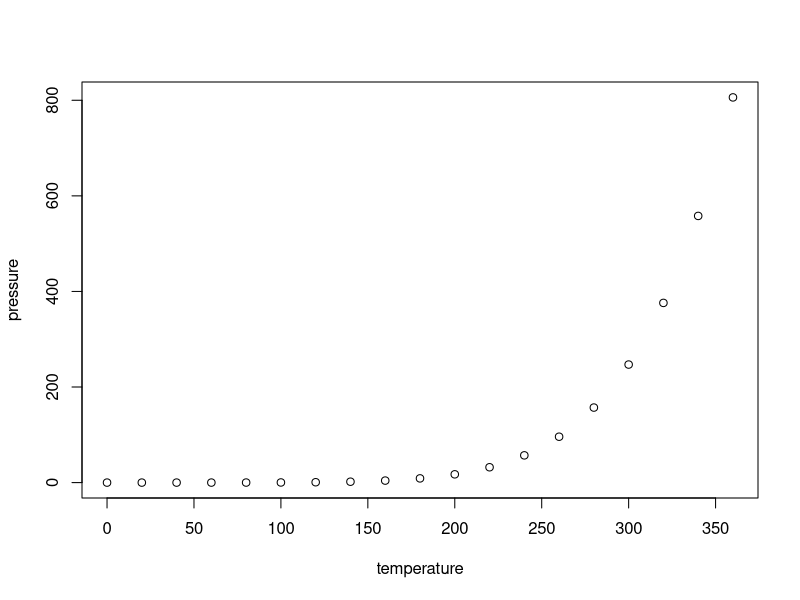
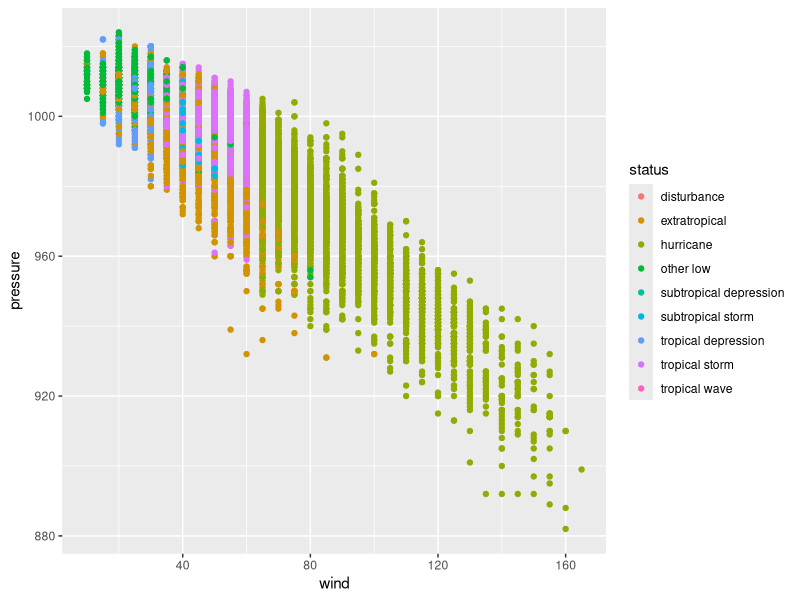
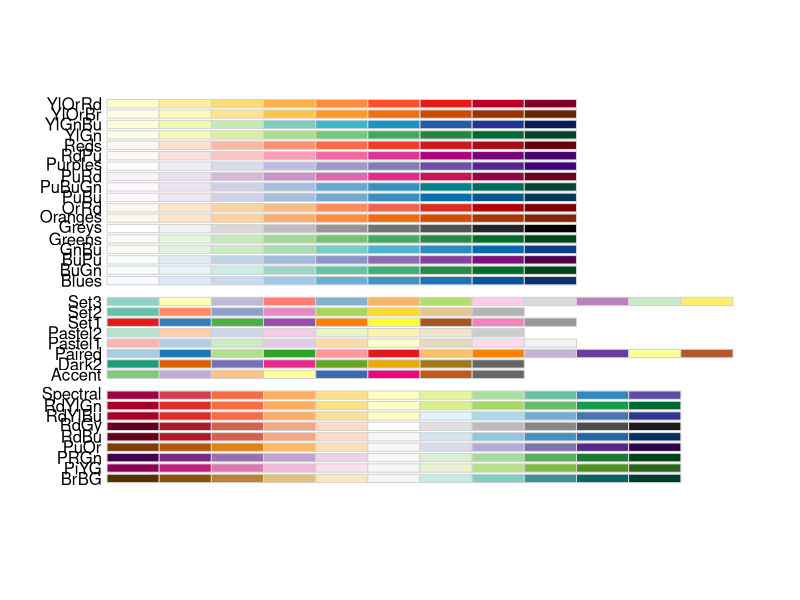
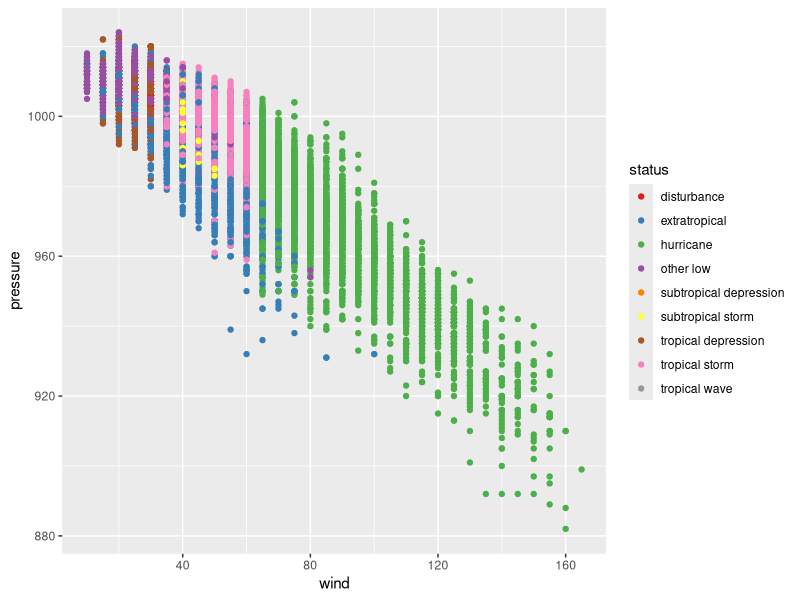
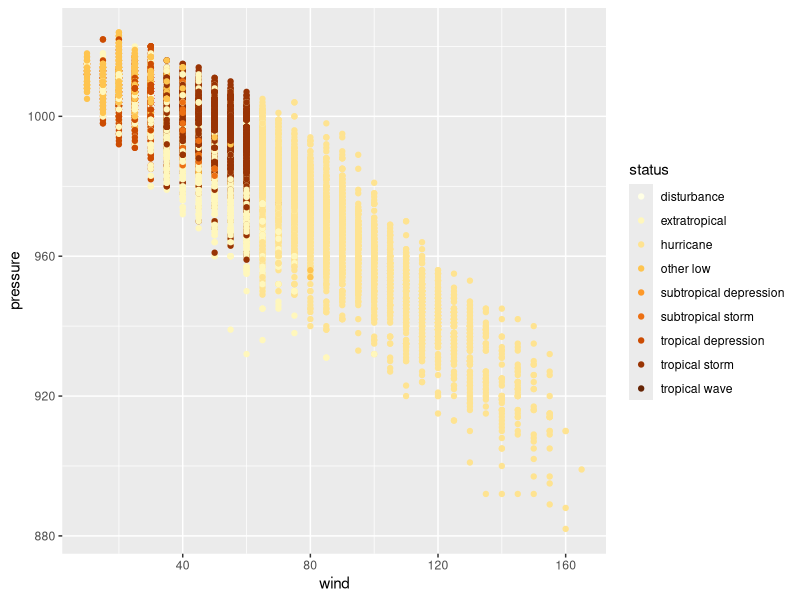
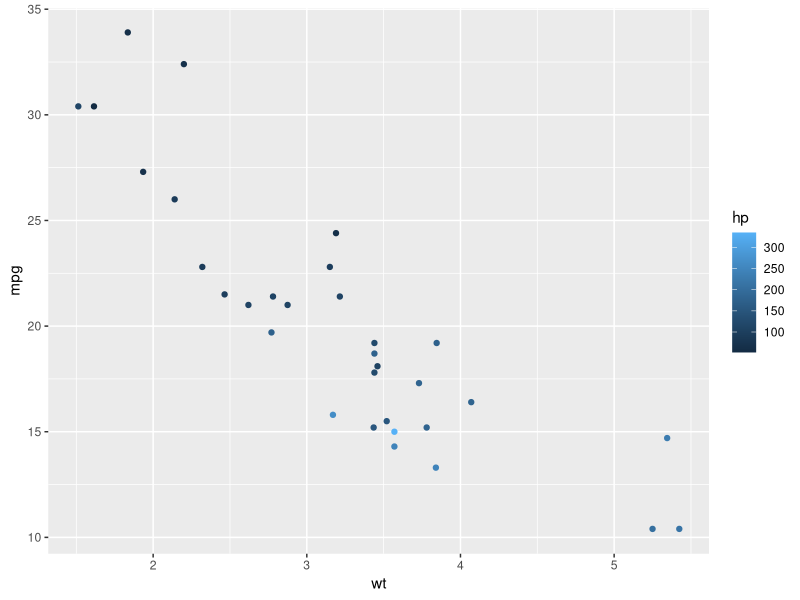
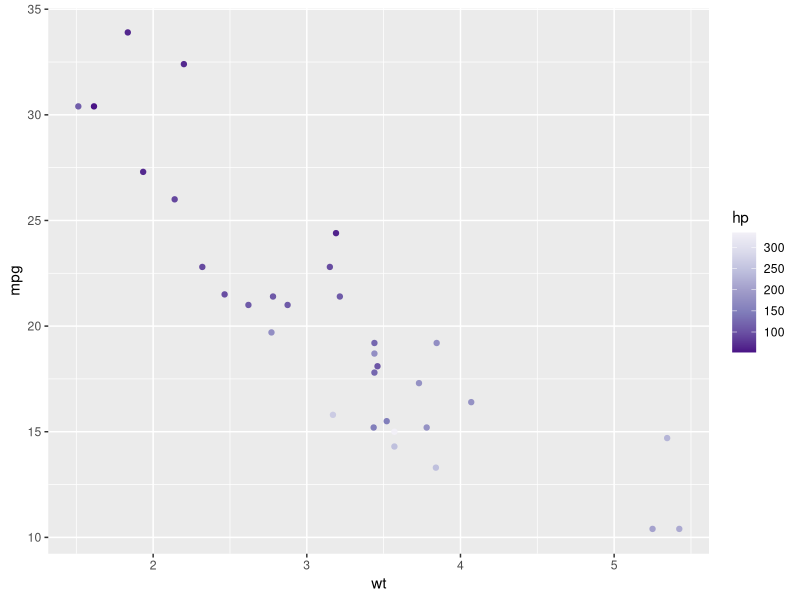
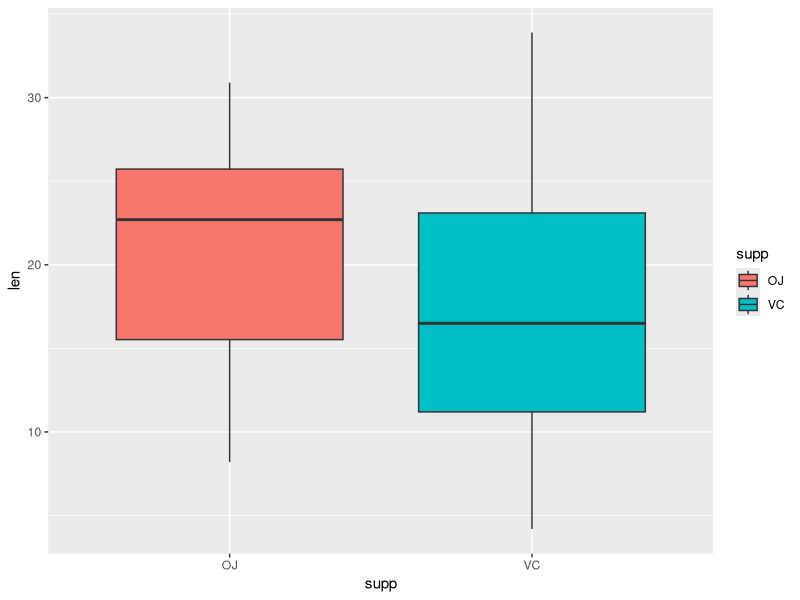

The R source for these figures, in order:
## ---- chunk 1
knitr::opts_chunk$set(
  echo = TRUE,
  message = FALSE
  )
library(tidyverse)
## ---- chunk 2
summary(cars)
## ---- chunk 3
plot(pressure)
## ---- chunk 4
library(ggthemes)

myplot <- ggplot(data = storms, aes(x = wind, y = pressure)) +
  geom_point(aes(color = status))

myplot
## ---- chunk 5
library(RColorBrewer)
display.brewer.all()
## ---- chunk 6


myplot +
  scale_color_brewer(palette = "Set1")
## ---- chunk 7
myplot +
  scale_color_brewer(palette = "YlOrBr")
## ---- chunk 8
car_plot <- ggplot(data = mtcars, aes(x = wt, y = mpg, color = hp)) +
  geom_point()

car_plot
## ---- chunk 9
car_plot +
  scale_color_distiller(palette = "Purples")
## ---- chunk 10
teeth <- ggplot(data = ToothGrowth, aes(x = supp, y = len, fill = supp)) +
  geom_boxplot()

teeth
## ---- chunk 11
teeth +
  scale_fill_brewer(palette = "Dark2")
